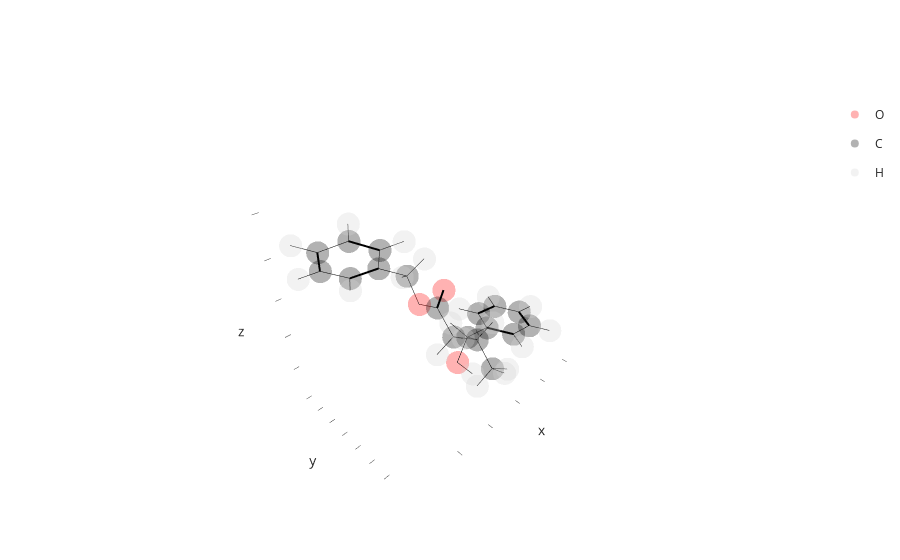

The notebook cell this image was saved under:
### Markdown cell above
Now we can go about attaching a second phenyl-methanol to the structure. This time by connecting it's oxygen `O7` to the `C1` of the aldehyde. We will use the method-syntax `Molecule.attach` this time, as opposed to the function `connect`.

### Code cell
# make a second linkage
link2 = bb.linkage(atom1="C1", # the atom in our composite molecule to connect
                   atom2="O7", # the atom in the incoming phenyl_methanol to connect
                   delete_in_target=["H1"], # the atom in our composite molecule to delete
                   delete_in_source=["HO7"], # the atom in the incoming phenyl_methanol to delete
)
# connect a second phenyl-methanol
mol.attach(phenyl_methanol, link2)

# visualize the result
mol.show()

### Figure 1 — Plotly figure (JSON) as saved in the notebook; plotly's stock layout.template omitted (floating-point values rounded to 4 significant figures)
{"data": [{"customdata": [["O7", 1, 1, "UNK", "A"], ["O1", 16, 2, "UNK", "A"], ["O7", 27, 3, "UNK", "A"]], "hovertemplate": "atom_element=O<br>x=%{x}<br>y=%{y}<br>z=%{z}<br>atom_id=%{customdata[0]}<br>atom_serial=%{customdata[1]}<br>residue_serial=%{customdata[2]}<br>residue_name=%{customdata[3]}<br>chain_id=%{customdata[4]}<extra></extra>", "legendgroup": "O", "marker": {"color": "red", "opacity": 0.3, "symbol": "circle"}, "mode": "markers", "name": "O", "scene": "scene", "showlegend": true, "type": "scatter3d", "x": [2.743, 2.446, 4.337], "y": [0.0002, -1.251, -0.861], "z": [-0.7083, 2.957, 3.332]}, {"customdata": [["C1", 2, 1, "UNK", "A"], ["C7", 3, 1, "UNK", "A"], ["C6", 4, 1, "UNK", "A"], ["C2", 5, 1, "UNK", "A"], ["C5", 6, 1, "UNK", "A"], ["C3", 7, 1, "UNK", "A"], ["C4", 8, 1, "UNK", "A"], ["C3", 17, 2, "UNK", "A"], ["C2", 18, 2, "UNK", "A"], ["C4", 19, 2, "UNK", "A"], ["C1", 20, 2, "UNK", "A"], ["C1", 28, 3, "UNK", "A"], ["C7", 29, 3, "UNK", "A"], ["C6", 30, 3, "UNK", "A"], ["C2", 31, 3, "UNK", "A"], ["C5", 32, 3, "UNK", "A"], ["C3", 33, 3, "UNK", "A"], ["C4", 34, 3, "UNK", "A"]], "hovertemplate": "atom_element=C<br>x=%{x}<br>y=%{y}<br>z=%{z}<br>atom_id=%{customdata[0]}<br>atom_serial=%{customdata[1]}<br>residue_serial=%{customdata[2]}<br>residue_name=%{customdata[3]}<br>chain_id=%{customdata[4]}<extra></extra>", "legendgroup": "C", "marker": {"color": "black", "opacity": 0.3, "symbol": "circle"}, "mode": "markers", "name": "C", "scene": "scene", "showlegend": true, "type": "scatter3d", "x": [0.5758, 2.045, -0.111, -0.1111, -1.485, -1.485, -2.171, 2.35, 3.627, 2.537, 3.479, 5.253, 4.035, 6.145, 5.499, 7.284, 6.637, 7.53], "y": [-0.0002, -0.0001, 1.208, -1.208, 1.208, -1.208, 0.0002, 0.8804, 0.5777, 2.057, -0.6086, -2.355, -1.971, -3.29, -1.78, -3.649, -2.139, -3.073], "z": [0.272, 0.5309, 0.1508, 0.1507, -0.0915, -0.0917, -0.2128, 1.107, 1.883, 0.1635, 2.804, 4.94, 4.169, 4.415, 6.187, 5.137, 6.908, 6.383]}, {"customdata": [["H72", 9, 1, "UNK", "A"], ["H6", 10, 1, "UNK", "A"], ["H2", 11, 1, "UNK", "A"], ["H5", 12, 1, "UNK", "A"], ["H3", 13, 1, "UNK", "A"], ["H4", 14, 1, "UNK", "A"], ["HO7", 15, 1, "UNK", "A"], ["H31", 21, 2, "UNK", "A"], ["H21", 22, 2, "UNK", "A"], ["H22", 23, 2, "UNK", "A"], ["H41", 24, 2, "UNK", "A"], ["H42", 25, 2, "UNK", "A"], ["H43", 26, 2, "UNK", "A"], ["H71", 35, 3, "UNK", "A"], ["H72", 36, 3, "UNK", "A"], ["H6", 37, 3, "UNK", "A"], ["H2", 38, 3, "UNK", "A"], ["H5", 39, 3, "UNK", "A"], ["H3", 40, 3, "UNK", "A"], ["H4", 41, 3, "UNK", "A"]], "hovertemplate": "atom_element=H<br>x=%{x}<br>y=%{y}<br>z=%{z}<br>atom_id=%{customdata[0]}<br>atom_serial=%{customdata[1]}<br>residue_serial=%{customdata[2]}<br>residue_name=%{customdata[3]}<br>chain_id=%{customdata[4]}<extra></extra>", "legendgroup": "H", "marker": {"color": "lightgray", "opacity": 0.3, "symbol": "circle"}, "mode": "markers", "name": "H", "scene": "scene", "showlegend": true, "type": "scatter3d", "x": [2.35, 0.4133, 0.413, -2.019, -2.02, -3.241, 2.371, 1.533, 3.919, 4.449, 2.81, 1.609, 3.323, 3.68, 3.211, 5.966, 4.812, 7.979, 6.829, 8.416], "y": [-0.8828, 2.155, -2.156, 2.149, -2.148, 0.0003, 0.7034, 1.1, 1.438, 0.3556, 2.962, 2.257, 1.851, -2.797, -1.692, -3.743, -1.049, -4.376, -1.69, -3.353], "z": [1.103, 0.2415, 0.2413, -0.1864, -0.1868, -0.4018, -1.268, 1.805, 2.494, 1.193, 0.7145, -0.3809, -0.57, 3.543, 4.834, 3.444, 6.606, 4.728, 7.879, 6.945]}, {"hoverinfo": "skip", "line": {"color": "black", "width": 1}, "mode": "lines", "showlegend": false, "type": "scatter3d", "x": [2.743, 2.045], "y": [0.0002, -0.0001], "z": [-0.7083, 0.5309]}, {"hoverinfo": "skip", "line": {"color": "black", "width": 1}, "mode": "lines", "showlegend": false, "type": "scatter3d", "x": [2.743, 2.371], "y": [0.0002, 0.7034], "z": [-0.7083, -1.268]}, {"hoverinfo": "skip", "line": {"color": "black", "width": 1}, "mode": "lines", "showlegend": false, "type": "scatter3d", "x": [0.5758, 2.045], "y": [-0.0002, -0.0001], "z": [0.272, 0.5309]}, {"hoverinfo": "skip", "line": {"color": "black", "width": 4}, "mode": "lines", "showlegend": false, "type": "scatter3d", "x": [0.5758, -0.111], "y": [-0.0002, 1.208], "z": [0.272, 0.1508]}, {"hoverinfo": "skip", "line": {"color": "black", "width": 1}, "mode": "lines", "showlegend": false, "type": "scatter3d", "x": [0.5758, -0.1111], "y": [-0.0002, -1.208], "z": [0.272, 0.1507]}, {"hoverinfo": "skip", "line": {"color": "black", "width": 1}, "mode": "lines", "showlegend": false, "type": "scatter3d", "x": [2.045, 2.35], "y": [-0.0001, -0.8828], "z": [0.5309, 1.103]}, {"hoverinfo": "skip", "line": {"color": "black", "width": 1}, "mode": "lines", "showlegend": false, "type": "scatter3d", "x": [2.045, 2.35], "y": [-0.0001, 0.8804], "z": [0.5309, 1.107]}, {"hoverinfo": "skip", "line": {"color": "black", "width": 1}, "mode": "lines", "showlegend": false, "type": "scatter3d", "x": [-0.111, -1.485], "y": [1.208, 1.208], "z": [0.1508, -0.0915]}, {"hoverinfo": "skip", "line": {"color": "black", "width": 1}, "mode": "lines", "showlegend": false, "type": "scatter3d", "x": [-0.111, 0.4133], "y": [1.208, 2.155], "z": [0.1508, 0.2415]}, {"hoverinfo": "skip", "line": {"color": "black", "width": 4}, "mode": "lines", "showlegend": false, "type": "scatter3d", "x": [-0.1111, -1.485], "y": [-1.208, -1.208], "z": [0.1507, -0.0917]}, {"hoverinfo": "skip", "line": {"color": "black", "width": 1}, "mode": "lines", "showlegend": false, "type": "scatter3d", "x": [-0.1111, 0.413], "y": [-1.208, -2.156], "z": [0.1507, 0.2413]}, {"hoverinfo": "skip", "line": {"color": "black", "width": 4}, "mode": "lines", "showlegend": false, "type": "scatter3d", "x": [-1.485, -2.171], "y": [1.208, 0.0002], "z": [-0.0915, -0.2128]}, {"hoverinfo": "skip", "line": {"color": "black", "width": 1}, "mode": "lines", "showlegend": false, "type": "scatter3d", "x": [-1.485, -2.019], "y": [1.208, 2.149], "z": [-0.0915, -0.1864]}, {"hoverinfo": "skip", "line": {"color": "black", "width": 1}, "mode": "lines", "showlegend": false, "type": "scatter3d", "x": [-1.485, -2.171], "y": [-1.208, 0.0002], "z": [-0.0917, -0.2128]}, {"hoverinfo": "skip", "line": {"color": "black", "width": 1}, "mode": "lines", "showlegend": false, "type": "scatter3d", "x": [-1.485, -2.02], "y": [-1.208, -2.148], "z": [-0.0917, -0.1868]}, {"hoverinfo": "skip", "line": {"color": "black", "width": 1}, "mode": "lines", "showlegend": false, "type": "scatter3d", "x": [-2.171, -3.241], "y": [0.0002, 0.0003], "z": [-0.2128, -0.4018]}, {"hoverinfo": "skip", "line": {"color": "black", "width": 4}, "mode": "lines", "showlegend": false, "type": "scatter3d", "x": [2.446, 3.479], "y": [-1.251, -0.6086], "z": [2.957, 2.804]}, {"hoverinfo": "skip", "line": {"color": "black", "width": 1}, "mode": "lines", "showlegend": false, "type": "scatter3d", "x": [2.35, 3.627], "y": [0.8804, 0.5777], "z": [1.107, 1.883]}, {"hoverinfo": "skip", "line": {"color": "black", "width": 1}, "mode": "lines", "showlegend": false, "type": "scatter3d", "x": [2.35, 2.537], "y": [0.8804, 2.057], "z": [1.107, 0.1635]}, {"hoverinfo": "skip", "line": {"color": "black", "width": 1}, "mode": "lines", "showlegend": false, "type": "scatter3d", "x": [2.35, 1.533], "y": [0.8804, 1.1], "z": [1.107, 1.805]}, {"hoverinfo": "skip", "line": {"color": "black", "width": 1}, "mode": "lines", "showlegend": false, "type": "scatter3d", "x": [3.627, 3.479], "y": [0.5777, -0.6086], "z": [1.883, 2.804]}, {"hoverinfo": "skip", "line": {"color": "black", "width": 1}, "mode": "lines", "showlegend": false, "type": "scatter3d", "x": [3.627, 3.919], "y": [0.5777, 1.438], "z": [1.883, 2.494]}, {"hoverinfo": "skip", "line": {"color": "black", "width": 1}, "mode": "lines", "showlegend": false, "type": "scatter3d", "x": [3.627, 4.449], "y": [0.5777, 0.3556], "z": [1.883, 1.193]}, {"hoverinfo": "skip", "line": {"color": "black", "width": 1}, "mode": "lines", "showlegend": false, "type": "scatter3d", "x": [2.537, 2.81], "y": [2.057, 2.962], "z": [0.1635, 0.7145]}, {"hoverinfo": "skip", "line": {"color": "black", "width": 1}, "mode": "lines", "showlegend": false, "type": "scatter3d", "x": [2.537, 1.609], "y": [2.057, 2.257], "z": [0.1635, -0.3809]}, {"hoverinfo": "skip", "line": {"color": "black", "width": 1}, "mode": "lines", "showlegend": false, "type": "scatter3d", "x": [2.537, 3.323], "y": [2.057, 1.851], "z": [0.1635, -0.57]}, {"hoverinfo": "skip", "line": {"color": "black", "width": 1}, "mode": "lines", "showlegend": false, "type": "scatter3d", "x": [3.479, 4.337], "y": [-0.6086, -0.861], "z": [2.804, 3.332]}, {"hoverinfo": "skip", "line": {"color": "black", "width": 1}, "mode": "lines", "showlegend": false, "type": "scatter3d", "x": [4.337, 4.035], "y": [-0.861, -1.971], "z": [3.332, 4.169]}, {"hoverinfo": "skip", "line": {"color": "black", "width": 1}, "mode": "lines", "showlegend": false, "type": "scatter3d", "x": [5.253, 4.035], "y": [-2.355, -1.971], "z": [4.94, 4.169]}, {"hoverinfo": "skip", "line": {"color": "black", "width": 4}, "mode": "lines", "showlegend": false, "type": "scatter3d", "x": [5.253, 6.145], "y": [-2.355, -3.29], "z": [4.94, 4.415]}, {"hoverinfo": "skip", "line": {"color": "black", "width": 1}, "mode": "lines", "showlegend": false, "type": "scatter3d", "x": [5.253, 5.499], "y": [-2.355, -1.78], "z": [4.94, 6.187]}, {"hoverinfo": "skip", "line": {"color": "black", "width": 1}, "mode": "lines", "showlegend": false, "type": "scatter3d", "x": [4.035, 3.68], "y": [-1.971, -2.797], "z": [4.169, 3.543]}, {"hoverinfo": "skip", "line": {"color": "black", "width": 1}, "mode": "lines", "showlegend": false, "type": "scatter3d", "x": [4.035, 3.211], "y": [-1.971, -1.692], "z": [4.169, 4.834]}, {"hoverinfo": "skip", "line": {"color": "black", "width": 1}, "mode": "lines", "showlegend": false, "type": "scatter3d", "x": [6.145, 7.284], "y": [-3.29, -3.649], "z": [4.415, 5.137]}, {"hoverinfo": "skip", "line": {"color": "black", "width": 1}, "mode": "lines", "showlegend": false, "type": "scatter3d", "x": [6.145, 5.966], "y": [-3.29, -3.743], "z": [4.415, 3.444]}, {"hoverinfo": "skip", "line": {"color": "black", "width": 4}, "mode": "lines", "showlegend": false, "type": "scatter3d", "x": [5.499, 6.637], "y": [-1.78, -2.139], "z": [6.187, 6.908]}, {"hoverinfo": "skip", "line": {"color": "black", "width": 1}, "mode": "lines", "showlegend": false, "type": "scatter3d", "x": [5.499, 4.812], "y": [-1.78, -1.049], "z": [6.187, 6.606]}, {"hoverinfo": "skip", "line": {"color": "black", "width": 4}, "mode": "lines", "showlegend": false, "type": "scatter3d", "x": [7.284, 7.53], "y": [-3.649, -3.073], "z": [5.137, 6.383]}, {"hoverinfo": "skip", "line": {"color": "black", "width": 1}, "mode": "lines", "showlegend": false, "type": "scatter3d", "x": [7.284, 7.979], "y": [-3.649, -4.376], "z": [5.137, 4.728]}, {"hoverinfo": "skip", "line": {"color": "black", "width": 1}, "mode": "lines", "showlegend": false, "type": "scatter3d", "x": [6.637, 7.53], "y": [-2.139, -3.073], "z": [6.908, 6.383]}, {"hoverinfo": "skip", "line": {"color": "black", "width": 1}, "mode": "lines", "showlegend": false, "type": "scatter3d", "x": [6.637, 6.829], "y": [-2.139, -1.69], "z": [6.908, 7.879]}, {"hoverinfo": "skip", "line": {"color": "black", "width": 1}, "mode": "lines", "showlegend": false, "type": "scatter3d", "x": [7.53, 8.416], "y": [-3.073, -3.353], "z": [6.383, 6.945]}], "layout": {"scene": {"xaxis": {"showgrid": false, "showline": false, "showticklabels": false}, "yaxis": {"showgrid": false, "showline": false, "showticklabels": false}, "zaxis": {"showgrid": false, "showline": false, "showticklabels": false}}}}
